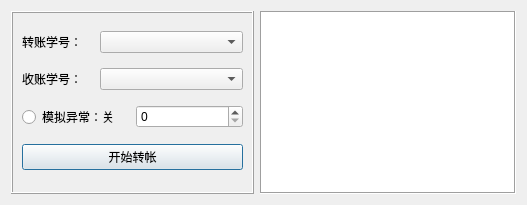
<?xml version="1.0" encoding="UTF-8"?>
<ui version="4.0">
 <class>dialog</class>
 <widget class="QDialog" name="dialog">
  <property name="geometry">
   <rect>
    <x>0</x>
    <y>0</y>
    <width>527</width>
    <height>205</height>
   </rect>
  </property>
  <property name="windowTitle">
   <string>事务管理</string>
  </property>
  <layout class="QHBoxLayout" name="horizontalLayout">
   <item>
    <widget class="QFrame" name="frame">
     <property name="sizePolicy">
      <sizepolicy hsizetype="Expanding" vsizetype="Expanding">
       <horstretch>0</horstretch>
       <verstretch>0</verstretch>
      </sizepolicy>
     </property>
     <property name="frameShape">
      <enum>QFrame::Box</enum>
     </property>
     <property name="frameShadow">
      <enum>QFrame::Raised</enum>
     </property>
     <layout class="QVBoxLayout" name="verticalLayout">
      <item>
       <layout class="QHBoxLayout" name="horizontalLayout_2">
        <item>
         <widget class="QLabel" name="label">
          <property name="sizePolicy">
           <sizepolicy hsizetype="Preferred" vsizetype="Preferred">
            <horstretch>1</horstretch>
            <verstretch>0</verstretch>
           </sizepolicy>
          </property>
          <property name="text">
           <string>转账学号：</string>
          </property>
         </widget>
        </item>
        <item>
         <widget class="QComboBox" name="sender_nums">
          <property name="sizePolicy">
           <sizepolicy hsizetype="Preferred" vsizetype="Fixed">
            <horstretch>2</horstretch>
            <verstretch>0</verstretch>
           </sizepolicy>
          </property>
         </widget>
        </item>
       </layout>
      </item>
      <item>
       <layout class="QHBoxLayout" name="horizontalLayout_3">
        <item>
         <widget class="QLabel" name="label_2">
          <property name="sizePolicy">
           <sizepolicy hsizetype="Preferred" vsizetype="Preferred">
            <horstretch>1</horstretch>
            <verstretch>0</verstretch>
           </sizepolicy>
          </property>
          <property name="text">
           <string>收账学号：</string>
          </property>
         </widget>
        </item>
        <item>
         <widget class="QComboBox" name="receivers_nums">
          <property name="sizePolicy">
           <sizepolicy hsizetype="Preferred" vsizetype="Fixed">
            <horstretch>2</horstretch>
            <verstretch>0</verstretch>
           </sizepolicy>
          </property>
         </widget>
        </item>
       </layout>
      </item>
      <item>
       <layout class="QHBoxLayout" name="horizontalLayout_4">
        <item>
         <widget class="QRadioButton" name="add_exception">
          <property name="sizePolicy">
           <sizepolicy hsizetype="Minimum" vsizetype="Fixed">
            <horstretch>1</horstretch>
            <verstretch>0</verstretch>
           </sizepolicy>
          </property>
          <property name="text">
           <string>模拟异常：关</string>
          </property>
         </widget>
        </item>
        <item>
         <widget class="QSpinBox" name="transfer_num">
          <property name="sizePolicy">
           <sizepolicy hsizetype="Minimum" vsizetype="Fixed">
            <horstretch>1</horstretch>
            <verstretch>0</verstretch>
           </sizepolicy>
          </property>
         </widget>
        </item>
       </layout>
      </item>
      <item>
       <widget class="QPushButton" name="begin_transfer">
        <property name="text">
         <string>开始转帐</string>
        </property>
       </widget>
      </item>
     </layout>
    </widget>
   </item>
   <item>
    <widget class="QTableWidget" name="stu_table">
     <property name="sizePolicy">
      <sizepolicy hsizetype="Expanding" vsizetype="Expanding">
       <horstretch>0</horstretch>
       <verstretch>0</verstretch>
      </sizepolicy>
     </property>
     <property name="frameShape">
      <enum>QFrame::Box</enum>
     </property>
    </widget>
   </item>
  </layout>
 </widget>
 <resources/>
 <connections>
  <connection>
   <sender>begin_transfer</sender>
   <signal>clicked()</signal>
   <receiver>dialog</receiver>
   <slot>begin_transaction()</slot>
   <hints>
    <hint type="sourcelabel">
     <x>155</x>
     <y>184</y>
    </hint>
    <hint type="destinationlabel">
     <x>155</x>
     <y>232</y>
    </hint>
   </hints>
  </connection>
 </connections>
 <slots>
  <slot>begin_transaction()</slot>
 </slots>
</ui>
